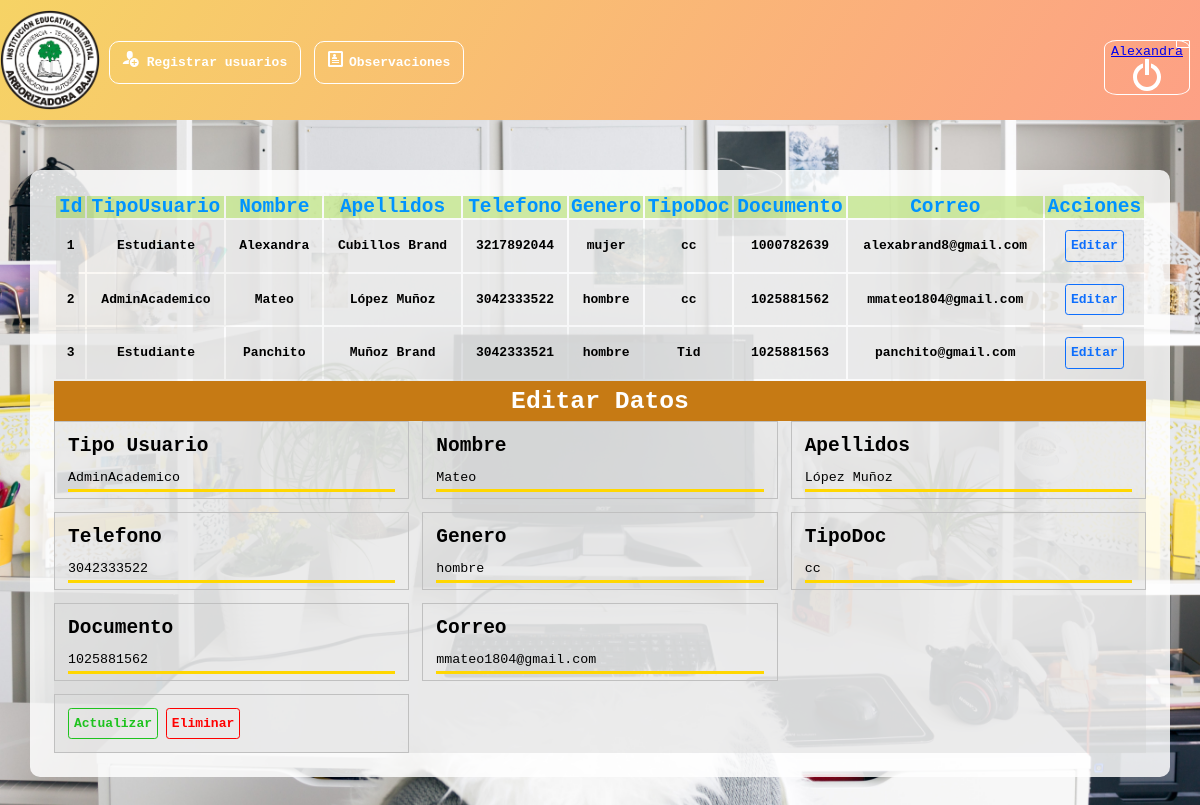
Screenshot of /Vista/admin.php?id=2 (signed in) with the database file from the repository.
### tables this page shows
CREATE TABLE `registro` (
  `id` int(11) NOT NULL,
  `TipoU` varchar(100) NOT NULL,
  `Nombre` varchar(100) NOT NULL,
  `Apellidos` varchar(100) NOT NULL,
  `Telefono` bigint(100) NOT NULL,
  `Genero` varchar(100) NOT NULL,
  `TipoDoc` varchar(100) NOT NULL,
  `Doc` bigint(100) NOT NULL,
  `Email` varchar(100) NOT NULL,
  `Clave` varchar(100) NOT NULL,
  `Estado` varchar(100) NOT NULL
);

### Vista/admin.php (the view, shortened to what this page needs)
<?php
include('../Controlador/conexion.php');
@$id=$_GET['id'];
$consulta="SELECT * FROM registro WHERE id='$id'";
$ejecutar=mysqli_query($conexion,$consulta);
while($row=mysqli_fetch_array($ejecutar)){
$id=$row[0];
$TipoU=$row[1];
$Nombre=$row[2];
$Apellidos=$row[3];
$Telefono=$row[4];
$Genero=$row[5];
$TipoDoc=$row[6];
$Doc=$row[7];
$Email=$row[8];
}
?>
<!DOCTYPE html>
<html lang="en">
<head>
    <link rel="stylesheet" href="css/admin.css">
    <link rel="stylesheet" href="css/icons.css">
</head>
<body>
    <?php
include('../Controlador/conexion.php');
$sql="SELECT * FROM registro";
$query=mysqli_query($conexion,$sql);
?>
    <header>
        <img src="img/escudo.png" alt="" class="escudo">
        <div class="menu">
            <div class="item1">
                <a href="Formularios%201.php" class="item"><span class="icon-user-plus">
                    </span>Registrar usuarios</a>
            </div>
            <div class="item1">
                <a href="observaciones.php" class="item"><span class="icon-profile"></span>Observaciones</a>
            </div>
        </div>
        <div class="btn-close">
            <form action="../Controlador/control.php">
                <button name="btn_cerrar" class="btn-close">
                    <a href="#"><?php echo $_SESSION["Nombre"]?></a>
                </button>
            </form>
        </div>
    </header>
    <div class="cuerpo">
        <table class="tabla">
            <thead>
                <tr>
                    <th class="titulo">Id</th>
                    <th class="titulo">TipoUsuario</th>
                    <th class="titulo">Nombre</th>
                    <th class="titulo">Apellidos</th>
                    <th class="titulo">Telefono</th>
                    <th class="titulo">Genero</th>
                    <th class="titulo">TipoDoc</th>
                    <th class="titulo">Documento</th>
                    <th class="titulo">Correo</th>
                    <th class="titulo">Acciones</th>
                </tr>
            </thead>
            <?php
while($fila=mysqli_fetch_array($query)){
?>
            <tbody>
                <tr>
                    <th class="item"><?php echo $fila['0']?></th>
                    <th class="item"><?php echo $fila['1']?></th>
                    <th class="item"><?php echo $fila['2']?></th>
                    <th class="item"><?php echo $fila['3']?></th>
                    <th class="item"><?php echo $fila['4']?></th>
                    <th class="item"><?php echo $fila['5']?></th>
                    <th class="item"><?php echo $fila['6']?></th>
                    <th class="item"><?php echo $fila['7']?></th>
                    <th class="item"><?php echo $fila['8']?></th>
                    <th class="item"><a class="btn btn_edit" href="admin.php?id=<?php echo $fila['0']?>">Editar</a></th>
                </tr>
                <?php
}
?>
            </tbody>
        </table>
        <div id="frm_editar">
            <h5>Editar Datos</h5>
            <form action="../Controlador/control.php?id=<?php echo $id;?>" class="grid" method="post">
                <div><label class="lbl-nom"><span class="text-nom">Tipo Usuario</span></label><input type="text" name="txtTU" value="<?php echo $TipoU?>"></div>
                <div><label class="lbl-nom"><span class="text-nom">Nombre</span></label><input type="text" name="txtnombre" value="<?php echo $Nombre?>"></div>
                <div><label class="lbl-nom"><span class="text-nom">Apellidos</span></label><input type="text" name="txtlname" value="<?php echo $Apellidos?>"></div>
                <div><label class="lbl-nom"><span class="text-nom">Telefono</span></label><input type="text" name="txttelefono" value="<?php echo $Telefono?>"></div>
                <div><label class="lbl-nom"><span class="text-nom">Genero</span></label><input type="text" name="txtsexo" value="<?php echo $Genero?>"></div>
                <div><label class="lbl-nom"><span class="text-nom">TipoDoc</span></label><input type="text" name="txttid" value="<?php echo $TipoDoc?>"></div>
                <div><label class="lbl-nom"><span class="text-nom">Documento</span></label><input type="text" name="txtdoc" value="<?php echo $Doc?>"></div>
                <div><label class="lbl-nom"><span class="text-nom">Correo</span></label><input type="text" name="txtemail" value="<?php echo $Email?>"></div>
                <br>
                <div><button type="submit" name="btn_actualizar" class="btn btn_actualizar">Actualizar</button>
                    <button type="submit" name="btn_eliminar" class="btn btn_eliminar">Eliminar</button>
                </div>
            </form>
        </div>
    </div>
</body>
</html>

### Vista/css/admin.css (style rules this page uses)
* { margin: 0; padding: 0; -webkit-box-sizing: border-box; -moz-box-sizing: border-box; box-sizing: border-box; font-family: monospace; }
header { display: flex; height: 120px; width: 100%; align-items: center; background: linear-gradient(120deg, #f6d365 0%, #fda085 100%); }
body { background-image: url(../img/adminbg.jpg); background-size: cover; background-repeat: no-repeat; }
.escudo { float: left; border-radius: 50%; height: 100px; }
.menu { display: flex; }
.menu > div { margin-left: 5px }
.item1 a { margin: .3em; padding: 1em; color: white; text-decoration: none; border-radius: 10px; border: 1px solid #FFF; cursor: pointer; font-weight: bold; transition: all 0.3s ease; }
.cuerpo { width: 95%; background: rgba(255, 255, 255, 0.84); margin: 50px auto; display: grid; grid-template-columns: repeat(1, 1fr); padding: 2%; border-radius: 10px; overflow: auto; }
.tabla { width: auto; }
.cuerpo .titulo { justify-content: center; align-items: center; color: #0093ff; background: rgba(138, 208, 28, 0.4); }
.cuerpo tr { border-bottom: 2px solid black; }
.cuerpo .titulo { font-weight: bold; font-size: 1.5em; }
.cuerpo .item { padding: 10px; width: auto; background: rgba(208, 208, 208, 0.4); }
.menu .icon-profile { margin-right: 5px; }
#logo { display: block; margin: auto; }
.grid { display: grid; grid-template-columns: repeat(3, 1fr); gap: 1em; grid-auto-rows: minmax(auto); align-items: stretch; background: rgba(208, 208, 208, 0.4); }
.grid > div { padding: 1em; border: 1px solid silver; }
#frm_editar > h5 { grid-column-start: 1; grid-column-end: 3; height: 40px; background: rgb(198, 122, 20); color: white; display: flex; justify-content: center; align-items: center; font-weight: bold; font-size: 1.9em; }
.grid label { font-weight: bold; font-size: 1.5em; }
.grid input { width: 100%; height: 70%; background: none; color: black; padding-top: 10px; border: none; border-bottom: 3px solid gold; outline: 0px; }
.btn { display: inline-block; font-weight: 400; line-height: 1.5; color: #212529; text-align: center; text-decoration: none; vertical-align: middle; cursor: pointer; -webkit-user-select: none; -moz-user-select: none; user-select: none; background-color: transparent; border: 1px solid transparent; padding: .375rem .75rem; font-size: 1rem; border-radius: .25rem; transition: color .15s ease-in-out,background-color .15s ease-in-out,border-color .15s ease-in-out,box-shadow .15s ease-in-out; font-weight: bold; }
.btn_edit { padding: 5px; padding-top: 0 10px; background-color: transparent; color: #0d6efd; border-color: #0d6efd; }
.btn-close { float: right; padding: 3px 6px; text-decoration: none; color: white; background: none; border: 1px solid #fff; fill: white; border-radius: 15%; transition: all 0.3s ease; position: fixed; right: 10px; top: 40px; }
.btn_actualizar, .btn_eliminar { padding: 5px; color: white; }
.btn_actualizar { background-color: transparent; border-color: #1ec31e; color: #1ec31e; }
.btn_eliminar { background-color: transparent; border-color: red; color: red; }

### rows the page displays
registro: id "1", TipoU "Estudiante", Nombre "Alexandra", Apellidos "Cubillos Brand", Telefono "3217892044", Genero "mujer", TipoDoc "cc", Doc "1000782639", Email "alexabrand8@gmail.com"
registro: id "2", TipoU "AdminAcademico", Nombre "Mateo", Apellidos "López Muñoz", Telefono "3042333522", Genero "hombre", TipoDoc "cc", Doc "1025881562", Email "mmateo1804@gmail.com", txtTU "AdminAcademico", txtnombre "Mateo", txtlname "López Muñoz", txttelefono "3042333522", txtsexo "hombre", txttid "cc", txtdoc "1025881562", txtemail "mmateo1804@gmail.com"
registro: id "3", TipoU "Estudiante", Nombre "Panchito", Apellidos "Muñoz Brand", Telefono "3042333521", Genero "hombre", TipoDoc "Tid", Doc "1025881563", Email "panchito@gmail.com"

### other values shown
$_SESSION["Nombre"] "Alexandra"
